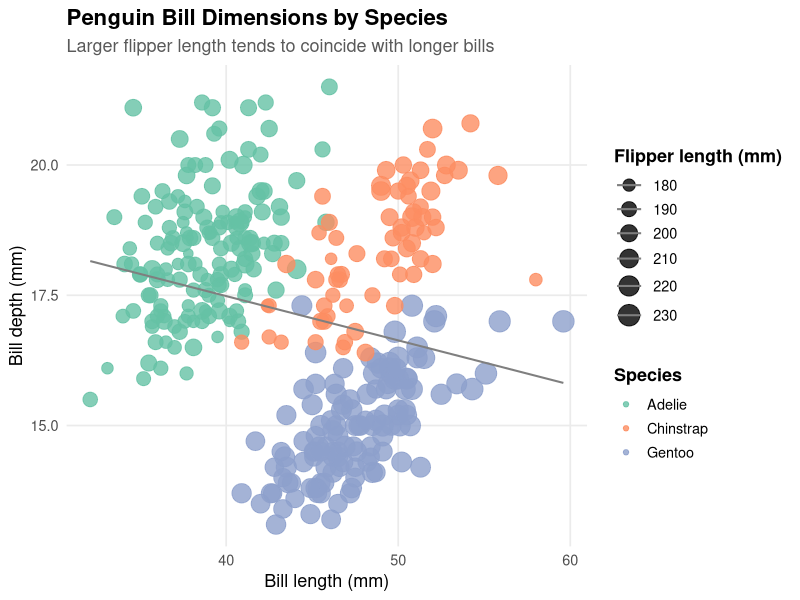

Source code (R):
## ---- chunk 1
#| echo: false
#| message: false
library(tidyverse)
library(palmerpenguins)
## ---- chunk 2
#| echo: false
#| message: false
#| warning: false

penguins %>%
  drop_na(species, bill_length_mm, bill_depth_mm, flipper_length_mm) %>%
  ggplot(aes(
    x = bill_length_mm,
    y = bill_depth_mm,
    color = species,
    size = flipper_length_mm
  )) +
  geom_point(alpha = 0.8) +
  geom_smooth(method = "lm", se = FALSE, linewidth = 0.7, color = "grey50") +
  scale_color_brewer(palette = "Set2") +
  scale_size(range = c(2, 7)) +
  labs(
    title = "Penguin Bill Dimensions by Species",
    subtitle = "Larger flipper length tends to coincide with longer bills",
    x = "Bill length (mm)",
    y = "Bill depth (mm)",
    color = "Species",
    size = "Flipper length (mm)"
  ) +
  theme_minimal(base_size = 13) +
  theme(
    plot.title = element_text(face = "bold", size = 16),
    plot.subtitle = element_text(color = "grey35"),
    legend.title = element_text(face = "bold"),
    panel.grid.minor = element_blank()
  )
